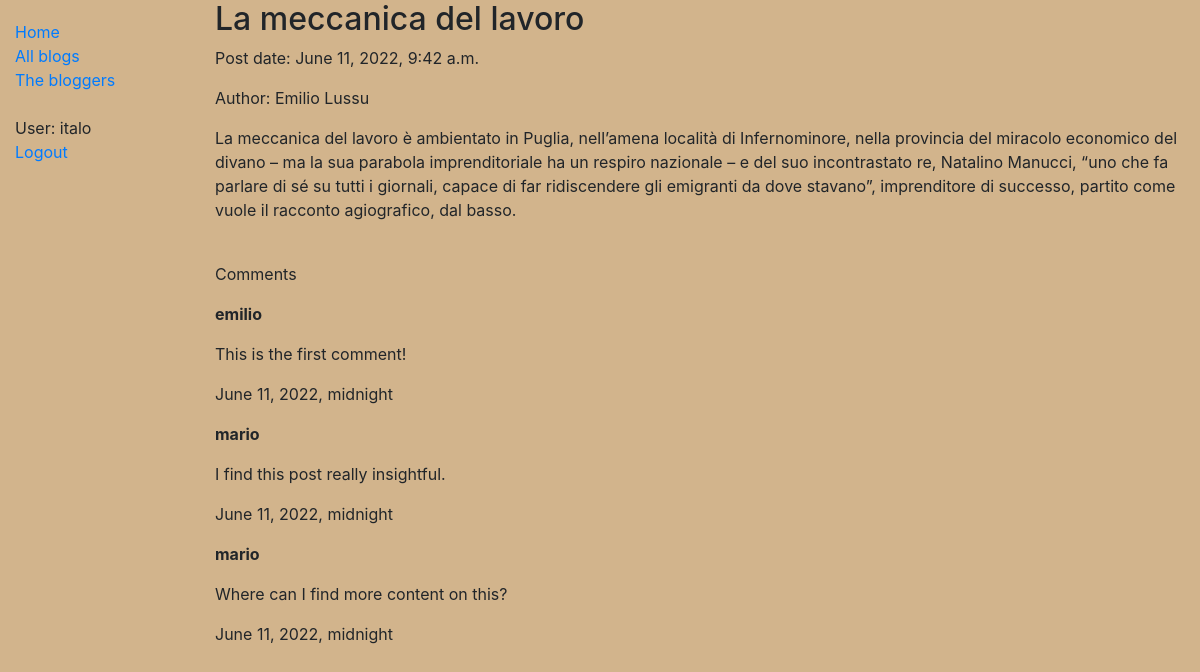
Page /blog/blogpost/1/ (signed in) on the committed database.
### nanoblog/models.py (models this page shows, shortened)
class BlogPost(models.Model):
    title = models.CharField(max_length=200, unique=True)
    content = models.TextField()
    blogger = models.ForeignKey(Blogger, on_delete=models.CASCADE)
    time = models.DateTimeField(default=datetime.datetime.now, editable=False)

class Blogger(models.Model):
    user = models.OneToOneField(User, on_delete=models.CASCADE)
    shortbio = models.TextField(max_length=2000)
    def __str__(self):
        return self.user.get_full_name()
    class Meta:
        ordering = ["user"]

class Comment(models.Model):
    text = models.TextField(max_length=400)
    user = models.ForeignKey(User, on_delete=models.CASCADE)
    blogpost = models.ForeignKey(BlogPost, on_delete=models.CASCADE)
    time = models.DateTimeField(default=datetime.datetime.now, editable=False)

### nanoblog/views.py (the view)
# urls.py: path("blog/blogpost/<int:pk>/", views.BlogPostView.as_view(), name="blogpost"),
class BlogPostView(DetailView):
    model = BlogPost
    def get_context_data(self, **kwargs):
        ctx =  super().get_context_data(**kwargs)
        ctx['comments'] = Comment.objects.filter(blogpost=ctx["object"])
        return ctx

### nanoblog/templates/nanoblog/blogpost_detail.html
{% extends "base_generic.html" %}
{% block content %}
<h2>{{ blogpost.title }}</h2>
<p>Post date: {{ blogpost.time }}</p>
<p>Author: {{ blogpost.blogger }}</p>
<p> {{ blogpost.content }} </p>
<br/>
<p>Comments</p>
{% for comment in comments %}
<p><b>{{ comment.user }}</b></p>
<p>{{ comment.text }}</p>
<p>{{ comment.time }}</p>
{% endfor %}
{% endblock %}

### nanoblog/templates/base_generic.html (shortened to what this page needs)
<!DOCTYPE html>
<html lang="en">
<head>
    <link rel="stylesheet" href="https://cdn.jsdelivr.net/npm/bootstrap@4.5.3/dist/css/bootstrap.min.css"
>
    {% load static %}
    <link rel="stylesheet" href="{% static 'css/styles.css' %}">
</head>
<body>
    <div class="container-fluid">
        <div class="row">
            <div class="col-sm-2">
                {% block sidebar %}
                <ul class="sidebar-nav" style = "list-style-type: none;">
                    <li><a href="{% url 'home' %}">Home</a></li>
                    <li><a href="{% url 'blogposts' %}">All blogs</a></li>
                    <li><a href="{% url 'bloggers' %}">The bloggers</a></li>
                    <br/>
                    {% if user.is_authenticated %}
                    <li>User: {{ user.get_username }}</li>
                    <li><a href="{% url 'logout'%}?next={{request.path}}">Logout</a></li>
                    {% else %}
                    <li><a href="{% url 'login'%}?next={{request.path}}">Login</a></li>
                    {% endif %}
                </ul>
                {% endblock %}
            </div>
            <div class="col-sm-10 ">{% block content %}{% endblock %}
            </div>
        </div>
    </div>
</body>
</html>

### nanoblog/static/css/styles.css (style rules this page uses)
body { background-color: tan; }
.sidebar-nav { margin-top: 20px; padding: 0; list-style: none; }

### rows in the picture
BlogPost: title "La meccanica del lavoro", time "June 11, 2022, 9:42 a.m.", blogger "Emilio Lussu", content "La meccanica del lavoro è ambientato in Puglia, nell’amena località di Infernominore, nella provincia del miracolo economico del divano – ma la sua parabola imprenditoriale ha un respiro nazionale – e del suo incontrastato re, Natalino Manucci, “uno che fa parlare di sé su tutti i giornali, capace di far ridiscendere gli emigranti da dove stavano”, imprenditore di successo, partito come vuole il racconto agiografico, dal basso."
Comment: user "emilio", text "This is the first comment!", time "June 11, 2022, midnight"
Comment: user "mario", text "I find this post really insightful.", time "June 11, 2022, midnight"
Comment: user "mario", text "Where can I find more content on this?", time "June 11, 2022, midnight"

### other values in the picture
{{ user.get_username }} "italo"
